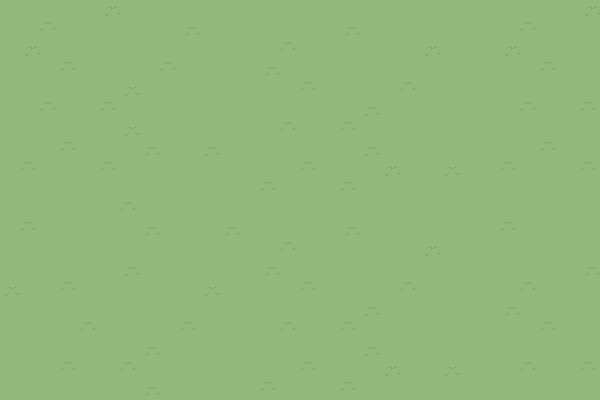

A 2D game scene composited from a Tiled map and its tileset images. What follows is a short description and the map's XML, with every tile layer's data as written:
An orthogonal 30x20 tile map with 20x20 px tiles, 1 tile layer (Piso), 3 tilesets.

<map version="1.10" tiledversion="1.11.2" orientation="orthogonal" renderorder="right-down" width="30" height="20" tilewidth="20" tileheight="20" infinite="0" nextlayerid="3" nextobjectid="1">
 <tileset firstgid="1" source="pastito_simple.tsx" />
 <tileset firstgid="2" source="pastito_simple_dos.tsx" />
 <tileset firstgid="3" source="pastito_simple_tres.tsx" />
 <layer id="1" name="Piso" width="30" height="20">
  <data encoding="csv">
3,3,3,3,3,1,3,3,3,3,3,3,3,3,3,3,3,3,3,3,3,3,3,3,3,3,3,3,3,1,
3,3,2,3,3,3,3,3,3,1,3,3,3,3,3,3,3,1,3,3,3,3,3,3,3,3,2,3,3,3,
3,1,3,3,3,3,3,3,3,3,3,3,3,3,2,3,3,3,3,3,3,1,3,3,3,1,3,3,3,3,
3,3,3,2,3,3,3,3,2,3,3,3,3,1,3,3,3,3,3,3,3,3,3,3,3,3,3,2,3,3,
3,3,3,3,3,3,1,3,3,3,3,3,3,3,3,2,3,3,3,3,2,3,3,3,3,3,3,3,3,3,
3,3,2,3,3,2,3,3,3,3,3,3,3,3,3,3,3,3,1,3,3,3,3,3,3,3,2,3,3,2,
3,3,3,3,3,3,1,3,3,3,3,3,3,3,2,3,3,2,3,3,3,3,3,3,3,3,3,3,3,3,
3,3,3,2,3,3,3,1,3,3,1,3,3,3,3,3,3,3,1,3,3,3,3,3,3,3,3,2,3,3,
3,2,3,3,3,2,3,3,3,3,3,3,3,3,3,2,3,3,3,1,3,3,1,3,3,2,3,3,3,2,
3,3,3,3,3,3,3,3,3,3,3,3,3,2,3,3,3,2,3,3,3,3,3,3,3,3,3,3,3,3,
3,3,3,3,3,3,2,3,3,3,3,3,3,3,3,3,3,3,3,3,3,3,3,3,3,3,3,3,3,3,
3,2,3,3,3,3,3,1,3,3,3,1,3,3,3,3,3,1,3,3,3,3,3,3,3,2,3,3,3,3,
3,3,3,3,3,3,3,3,3,3,3,3,3,3,2,3,3,3,3,3,3,1,3,3,3,3,3,3,3,3,
3,3,3,3,3,3,1,3,3,3,3,3,3,1,3,3,3,3,3,3,3,3,3,3,3,3,3,3,3,1,
1,3,3,2,3,3,3,3,3,3,1,3,3,3,3,2,3,3,3,3,2,3,3,3,3,3,2,3,3,3,
3,3,3,3,3,3,3,3,3,3,3,3,3,3,3,3,3,3,1,3,3,3,3,3,3,1,3,3,3,3,
3,3,3,3,2,3,3,3,3,2,3,3,3,3,2,3,3,2,3,3,3,3,3,3,3,3,3,2,3,3,
3,3,3,3,3,3,3,1,3,3,3,3,3,3,3,3,3,3,1,3,3,3,3,3,3,3,3,3,3,3,
3,3,3,2,3,3,2,3,3,3,3,3,3,3,3,2,3,3,3,1,3,3,1,3,3,3,2,3,3,2,
3,3,3,3,3,3,3,1,3,3,3,3,3,2,3,3,3,2,3,3,3,3,3,3,3,3,3,3,3,3
</data>
 </layer>
</map>
